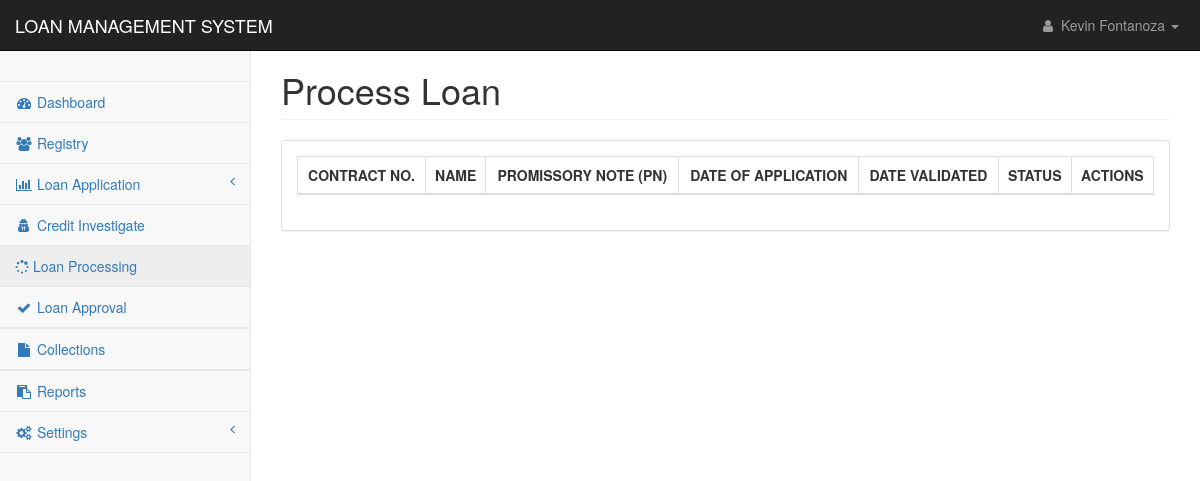
The page /pages/process_loan.php (signed in) on the database as committed earlier.
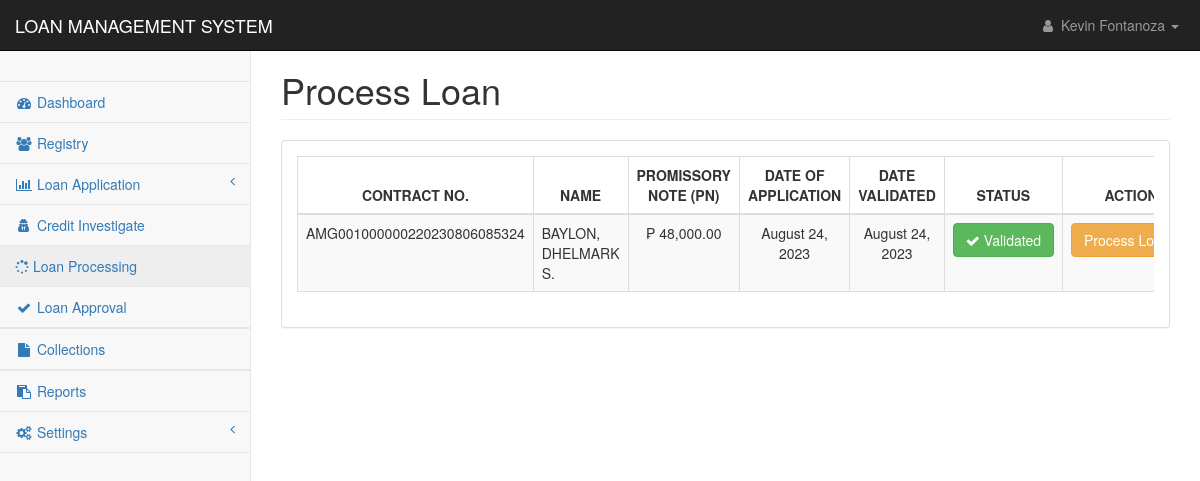
The same page on the database as committed later.
### tables this page shows
CREATE TABLE `loan_applications` (
  `loan_id` int(11) NOT NULL,
  `contract_no` text NOT NULL,
  `client_id` text NOT NULL,
  `loan_type` int(11) NOT NULL,
  `loan_duration` int(11) NOT NULL,
  `loan_amount` double NOT NULL,
  `interest_amount` double NOT NULL,
  `other_fee` double NOT NULL,
  `total_cashout` double NOT NULL,
  `monthly_amortization` int(11) NOT NULL,
  `mop` text NOT NULL,
  `ob` double NOT NULL,
  `udi_percentage` int(11) NOT NULL,
  `udi_value` double NOT NULL,
  `interest_percentage` int(11) NOT NULL,
  `application_date` datetime NOT NULL DEFAULT current_timestamp(),
  `ci_status` int(11) NOT NULL,
  `ci_by` text NOT NULL,
  `ci_remarks` text NOT NULL,
  `ci_date` datetime DEFAULT NULL,
  `approval` int(11) NOT NULL,
  `processed_by` text NOT NULL,
  `date_flagged` datetime DEFAULT NULL,
  `remarks` text NOT NULL,
  `paid` int(11) NOT NULL,
  `loan_status` text NOT NULL,
  `process_status` int(11) NOT NULL,
  `effective_date` date NOT NULL
);

CREATE TABLE `applicants_personal` (
  `applicant_id` int(11) NOT NULL,
  `applicant_code` text NOT NULL,
  `firstname` text NOT NULL,
  `middlename` text NOT NULL,
  `lastname` text NOT NULL,
  `suffix` text NOT NULL,
  `nickname` text NOT NULL,
  `age` text NOT NULL,
  `gender` text NOT NULL,
  `contact1` text NOT NULL,
  `mstatus` text NOT NULL,
  `dob1` date NOT NULL,
  `pob1` text NOT NULL,
  `block1` text NOT NULL,
  `street1` text NOT NULL,
  `phase1` text NOT NULL,
  `brgy1` text NOT NULL,
  `city1` text NOT NULL,
  `province1` text NOT NULL,
  `map_url` text NOT NULL,
  `residence1` text NOT NULL,
  `lwith1` text NOT NULL,
  `block2` text NOT NULL,
  `street2` text NOT NULL,
  `phase2` text NOT NULL,
  `brgy2` text NOT NULL,
  `city2` text NOT NULL,
  `province2` text NOT NULL,
  `residence2` text NOT NULL,
  `lwith2` text NOT NULL,
  `mothername` text NOT NULL,
  `mothercon` text NOT NULL,
  `fathername` text NOT NULL,
  `fathercon` text NOT NULL,
  `file` text NOT NULL,
  `date_encoded` date NOT NULL
);

### pages/process_loan.php (the view, shortened to what the changed rows need)
<?php
include('../config/conn.php');
?>
<!DOCTYPE html>
<html lang="en">
<head>
    <link href="../css/bootstrap.min.css" rel="stylesheet">
    <link href="../css/metisMenu.min.css" rel="stylesheet">
    <link href="../css/dataTables/dataTables.bootstrap.css" rel="stylesheet">
    <link href="../css/dataTables/dataTables.responsive.css" rel="stylesheet">
    <link href="../css/startmin.css" rel="stylesheet">
    <link href="../css/font-awesome.min.css" rel="stylesheet" type="text/css">
</head>
<body>
    <div id="wrapper">
        <div id="page-wrapper">
            <div class="container-fluid">
                <div class="row">
                    <div class="col-lg-12">
                        <h1 class="page-header">Process Loan</h1>
                    </div>
                </div>
                <div class="row">
                    <div class="col-lg-12">
                        <div class="panel panel-default">
                            <div class="panel-body">
                                <div class="table-responsive">
                                    <table class="table table-striped table-bordered table-hover"
                                        id="dataTables-example">
                                        <thead>
                                            <tr>
                                                <th style="text-align:center;">CONTRACT NO.</th>
                                                <th style="text-align:center;">NAME</th>
                                                <th style="text-align:center;">PROMISSORY NOTE (PN)</th>
                                                <th style="text-align:center;">DATE OF APPLICATION</th>
                                                <th style="text-align:center;">DATE VALIDATED</th>
                                                <th style="text-align:center;">STATUS</th>
                                                <th style="text-align:center;">ACTIONS</th>
                                            </tr>
                                        </thead>
                                        <tbody>
                                            <?php
                                                $sql ="SELECT * FROM loan_applications
                                                INNER JOIN applicants_personal
                                                ON applicants_personal.applicant_code = loan_applications.client_id WHERE loan_applications.ci_status != 0
                                                ORDER BY applicants_personal.lastname ASC";
                                                $res = mysqli_query($con,$sql);
                                                    if(mysqli_num_rows($res) > 0){
                                                        while($row = mysqli_fetch_assoc($res)) {
                                                        $cid = $row['applicant_code'];
                                                        $adate = $row['application_date'];
                                                ?>
                                            <tr class="odd gradeX">
                                                <td><?php echo $row['contract_no'];?></td>
                                                <td><?php echo $row['lastname'].', '.$row['firstname'].' '.$row['suffix'].' '.$row['middlename'];?>
                                                </td>
                                                <td style="text-align:center;">₱
                                                    <?php echo number_format($row['loan_amount'],2);?></td>
                                                <td class="text-center"><?php echo date('F d, Y',strtotime($adate));?>
                                                </td>
                                                <td style="text-align:center;">
                                                    <?php echo date('F d, Y',strtotime($row['ci_date']));?></td>
                                                <td style="text-align:center;"><span class='btn btn-success'> <i
                                                            class='fa fa-check'></i> Validated</span></td>
                                                <td style="text-align:center">
                                                    <button type="button"
                                                        onclick="{window.location.href = 'contract_signing.php?id=<?= $cid ?>&cn=<?= $row['contract_no'] ?>'}"
                                                        class="btn btn-warning btn-sml">Process
                                                        Loan <i class="fa fa-long-arrow-right"></i></button>
                                                </td>
                                            </tr>
                                            <?php
                                                }
                                            }?>
                                        </tbody>
                                    </table>
                                </div>
                            </div>
                        </div>
                    </div>
                </div>
            </div>
        </div>
    </div>
</body>
</html>

Rows that differ between the two databases and show on the page:
now on this page (row edited): loan_applications: contract_no "AMG001000000220230806085324", applicants_personal.lastname "BAYLON", applicants_personal.firstname "DHELMARK", applicants_personal.middlename "S.", loan_amount "48,000.00", application_date "August 24, 2023", ci_date "August 24, 2023"
